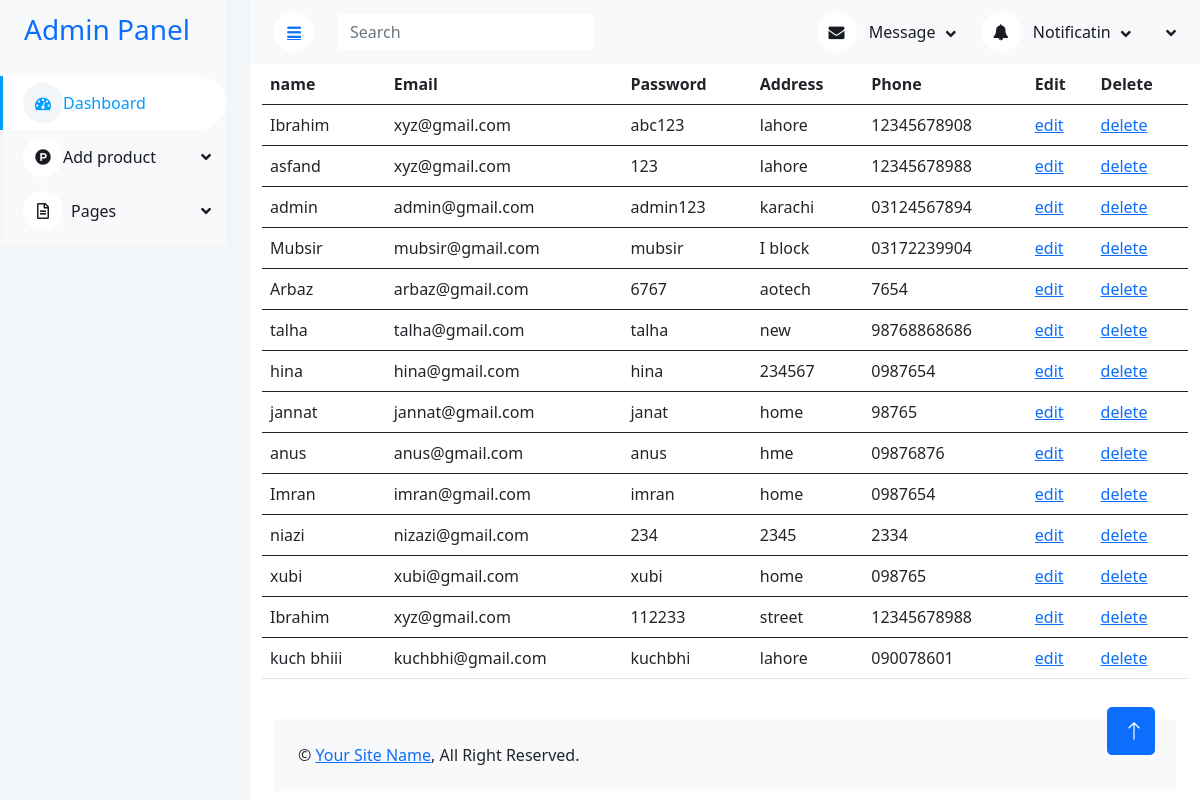
The app's page /admin/ex.php with its own data.
### tables this page shows
CREATE TABLE `users` (
  `user_id` int(11) NOT NULL,
  `user_name` varchar(255) DEFAULT NULL,
  `email` varchar(255) DEFAULT NULL,
  `passwordd` varchar(255) DEFAULT NULL,
  `address` varchar(255) DEFAULT NULL,
  `Phone` varchar(11) NOT NULL,
  `role` int(11) DEFAULT NULL
);

### admin/ex.php (the view)
<?php
include("header.php");
include("config.php");
$query = "SELECT * FROM users";
$result = mysqli_query($conn,$query);
?>
<div style="overflow-x:auto">
<div class="container">
<table class="table">
  <thead>
    <tr>
      <th scope="col">name</th>
      <th scope="col">Email</th>
      <th scope="col">Password</th>
      <th scope="col">Address</th>
      <th scope="col">Phone</th>
      <th scope="col">Edit</th>
      <th scope="col">Delete</th>
    </tr>
  </thead>
  <?php
            while($data = mysqli_fetch_assoc($result)){
                ?>
  <tbody>
                <tr >
                <td><?php echo $data ["user_name"]; ?></td>
                <td><?php echo $data ["email"]; ?></td>
                <td><?php echo $data ["passwordd"]; ?></td>
                <td><?php echo $data ["address"]; ?></td>
                <td><?php echo $data ["Phone"]; ?></td>
                <td><a  onclick="return confirm('are you sure data edit')" href="edit.php?id=<?php echo $data["user_id"]; ?>" >edit</a></td>
                <td><a  onclick="return confirm('are you sure delete data')"  href="delete.php?id=<?php echo $data["user_id"]; ?>" >delete</a></td>
                </tr>
  </tbody>
                <?php
            }
            ?>
</table>
</div>
</div>
<?php
include("footer.php");
?>

### admin/css/style.css (style rules this page uses)
:root { --primary: #009CFF; --light: #F3F6F9; --dark: #191C24; }

### records on screen
users: user_name "Ibrahim", email "xyz@gmail.com", passwordd "abc123", address "lahore", Phone "12345678908"
users: user_name "asfand", email "xyz@gmail.com", passwordd "123", address "lahore", Phone "12345678988"
users: user_name "admin", email "admin@gmail.com", passwordd "admin123", address "karachi", Phone "03124567894"
users: user_name "Mubsir", email "mubsir@gmail.com", passwordd "mubsir", address "I block", Phone "03172239904"
users: user_name "Arbaz", email "arbaz@gmail.com", passwordd "6767", address "aotech", Phone "7654"
users: user_name "talha", email "talha@gmail.com", passwordd "talha", address "new", Phone "98768868686"
users: user_name "hina", email "hina@gmail.com", passwordd "hina", address "234567", Phone "0987654"
users: user_name "jannat", email "jannat@gmail.com", passwordd "janat", address "home", Phone "98765"
users: user_name "anus", email "anus@gmail.com", passwordd "anus", address "hme", Phone "09876876"
users: user_name "Imran", email "imran@gmail.com", passwordd "imran", address "home", Phone "0987654"
users: user_name "niazi", email "nizazi@gmail.com", passwordd "234", address "2345", Phone "2334"
users: user_name "xubi", email "xubi@gmail.com", passwordd "xubi", address "home", Phone "098765"
users: user_name "Ibrahim", email "xyz@gmail.com", passwordd "112233", address "street", Phone "12345678988"
users: user_name "kuch bhiii", email "kuchbhi@gmail.com", passwordd "kuchbhi", address "lahore", Phone "090078601"
